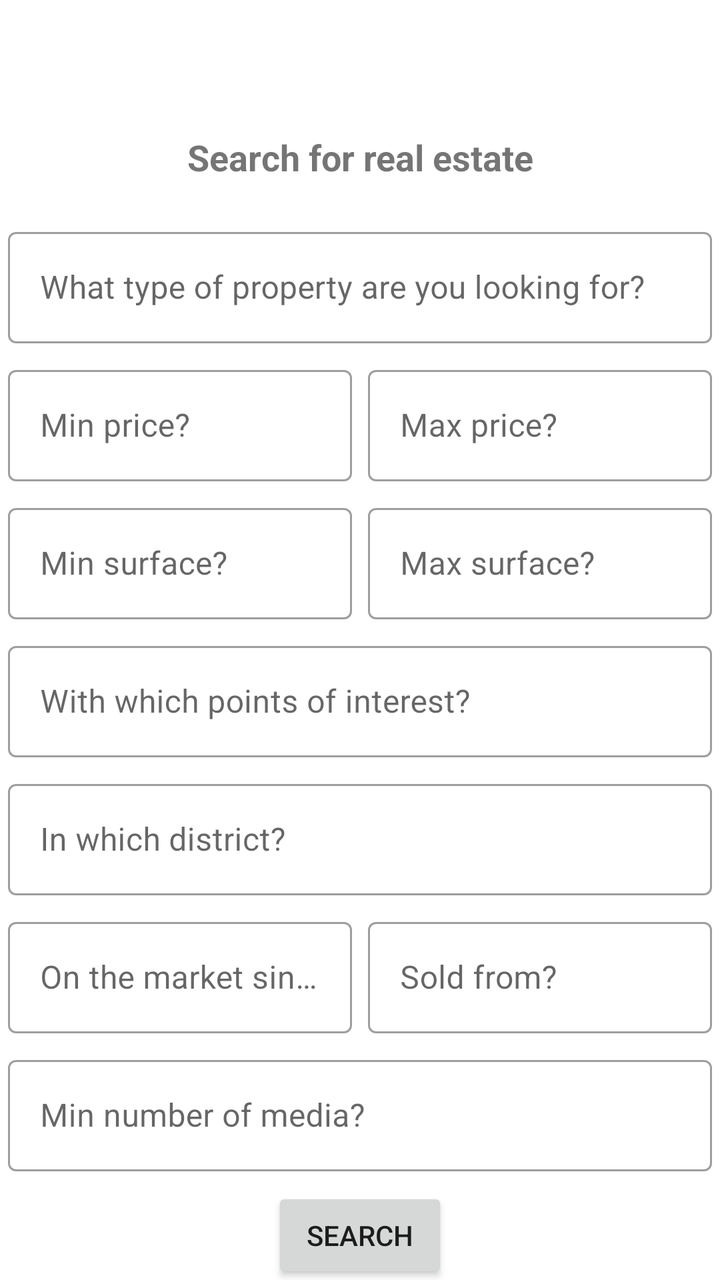
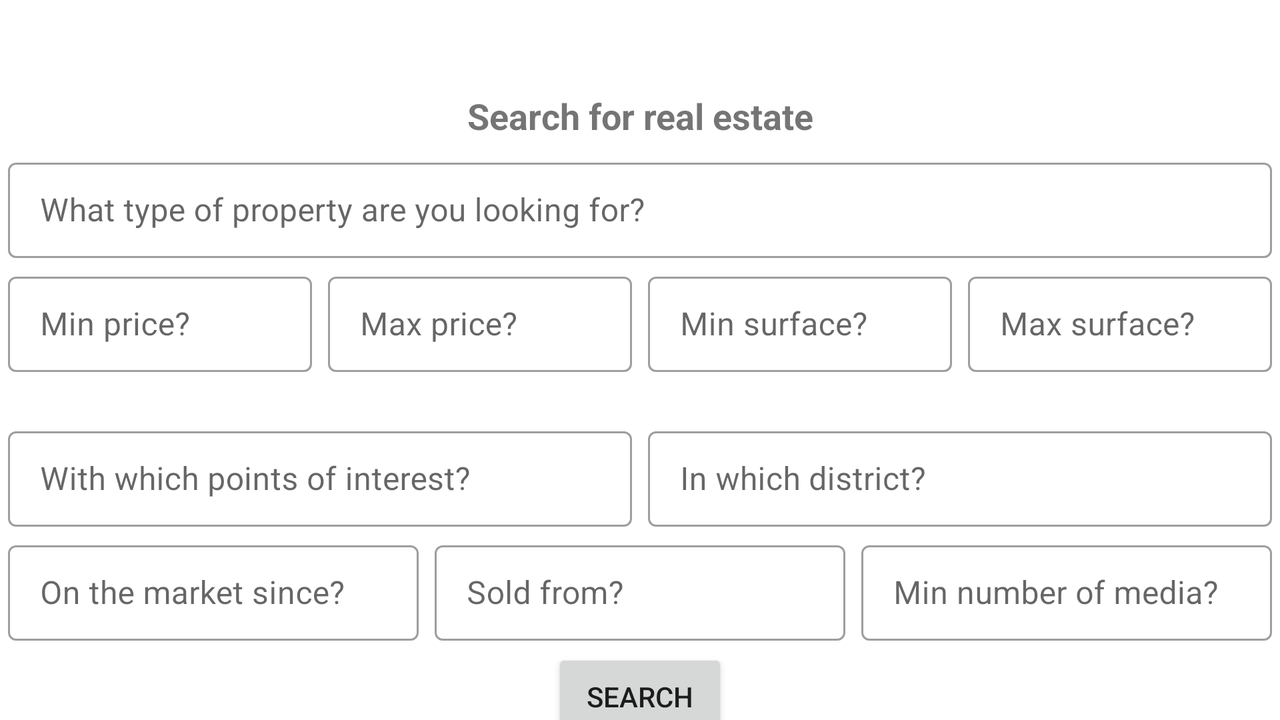

An Android layout and its configuration variant, each rendered on a device that would load it. The default file and the variant file are quoted in full after the pictures.
<!-- AndroidManifest.xml: application theme AppTheme -->
<!-- res/layout/activity_search.xml -->
<?xml version="1.0" encoding="utf-8"?>
<androidx.constraintlayout.widget.ConstraintLayout xmlns:android="http://schemas.android.com/apk/res/android"
    xmlns:app="http://schemas.android.com/apk/res-auto"
    xmlns:tools="http://schemas.android.com/tools"
    android:layout_width="match_parent"
    android:layout_height="match_parent"
    tools:context=".activities.SearchActivity">

    <include
        layout="@layout/toolbar"
        android:layout_width="match_parent"
        android:layout_height="wrap_content" />

    <TextView
        android:id="@+id/activity_search_title"
        android:layout_width="match_parent"
        android:layout_height="wrap_content"
        android:layout_margin="16dp"
        android:gravity="center_horizontal"
        android:text="@string/search_title"
        android:textSize="18sp"
        android:textStyle="bold"
        app:layout_constraintBottom_toTopOf="@+id/activity_search_type"
        app:layout_constraintTop_toBottomOf="@+id/toolbar" />

    <com.google.android.material.textfield.TextInputLayout
        android:id="@+id/activity_search_type"
        style="@style/Widget.MaterialComponents.TextInputLayout.OutlinedBox"
        android:layout_width="match_parent"
        android:layout_height="wrap_content"
        android:layout_margin="4dp"
        app:layout_constraintBottom_toTopOf="@+id/activity_search_price_min"
        app:layout_constraintTop_toBottomOf="@+id/activity_search_title">

        <com.google.android.material.textfield.TextInputEditText
            android:layout_width="match_parent"
            android:layout_height="match_parent"
            android:focusable="false"
            android:hint="@string/search_type"
            android:inputType="none" />

    </com.google.android.material.textfield.TextInputLayout>

    <com.google.android.material.textfield.TextInputLayout
        android:id="@+id/activity_search_price_min"
        style="@style/Widget.MaterialComponents.TextInputLayout.OutlinedBox"
        android:layout_width="0dp"
        android:layout_height="wrap_content"
        android:layout_margin="4dp"
        app:layout_constraintBottom_toTopOf="@+id/activity_search_surface_min"
        app:layout_constraintEnd_toStartOf="@+id/activity_search_price_max"
        app:layout_constraintStart_toStartOf="parent"
        app:layout_constraintTop_toBottomOf="@+id/activity_search_type">

        <com.google.android.material.textfield.TextInputEditText
            android:layout_width="match_parent"
            android:layout_height="match_parent"
            android:hint="@string/search_min_price"
            android:inputType="number" />

    </com.google.android.material.textfield.TextInputLayout>

    <com.google.android.material.textfield.TextInputLayout
        android:id="@+id/activity_search_price_max"
        style="@style/Widget.MaterialComponents.TextInputLayout.OutlinedBox"
        android:layout_width="0dp"
        android:layout_height="wrap_content"
        android:layout_margin="4dp"
        app:layout_constraintBaseline_toBaselineOf="@+id/activity_search_price_min"
        app:layout_constraintEnd_toEndOf="parent"
        app:layout_constraintStart_toEndOf="@+id/activity_search_price_min">

        <com.google.android.material.textfield.TextInputEditText
            android:layout_width="match_parent"
            android:layout_height="match_parent"
            android:hint="@string/search_max_price"
            android:inputType="number" />

    </com.google.android.material.textfield.TextInputLayout>

    <com.google.android.material.textfield.TextInputLayout
        android:id="@+id/activity_search_surface_min"
        style="@style/Widget.MaterialComponents.TextInputLayout.OutlinedBox"
        android:layout_width="0dp"
        android:layout_height="wrap_content"
        android:layout_margin="4dp"
        app:layout_constraintBottom_toTopOf="@+id/activity_search_poi"
        app:layout_constraintEnd_toStartOf="@+id/activity_search_surface_max"
        app:layout_constraintStart_toStartOf="parent"
        app:layout_constraintTop_toBottomOf="@+id/activity_search_price_min">

        <com.google.android.material.textfield.TextInputEditText
            android:layout_width="match_parent"
            android:layout_height="match_parent"
            android:hint="@string/search_min_surface"
            android:inputType="number" />

    </com.google.android.material.textfield.TextInputLayout>

    <com.google.android.material.textfield.TextInputLayout
        android:id="@+id/activity_search_surface_max"
        style="@style/Widget.MaterialComponents.TextInputLayout.OutlinedBox"
        android:layout_width="0dp"
        android:layout_height="wrap_content"
        android:layout_margin="4dp"
        app:layout_constraintBaseline_toBaselineOf="@+id/activity_search_surface_min"
        app:layout_constraintEnd_toEndOf="parent"
        app:layout_constraintStart_toEndOf="@+id/activity_search_surface_min">

        <com.google.android.material.textfield.TextInputEditText
            android:layout_width="match_parent"
            android:layout_height="match_parent"
            android:hint="@string/search_max_surface"
            android:inputType="number" />

    </com.google.android.material.textfield.TextInputLayout>

    <com.google.android.material.textfield.TextInputLayout
        android:id="@+id/activity_search_poi"
        style="@style/Widget.MaterialComponents.TextInputLayout.OutlinedBox"
        android:layout_width="match_parent"
        android:layout_height="wrap_content"
        android:layout_margin="4dp"
        app:layout_constraintBottom_toTopOf="@+id/activity_search_district"
        app:layout_constraintTop_toBottomOf="@+id/activity_search_surface_min">

        <com.google.android.material.textfield.TextInputEditText
            android:layout_width="match_parent"
            android:layout_height="match_parent"
            android:focusable="false"
            android:hint="@string/search_poi"
            android:inputType="none" />

    </com.google.android.material.textfield.TextInputLayout>

    <com.google.android.material.textfield.TextInputLayout
        android:id="@+id/activity_search_district"
        style="@style/Widget.MaterialComponents.TextInputLayout.OutlinedBox"
        android:layout_width="match_parent"
        android:layout_height="wrap_content"
        android:layout_margin="4dp"
        app:layout_constraintBottom_toTopOf="@+id/activity_search_entry_date"
        app:layout_constraintTop_toBottomOf="@+id/activity_search_poi">

        <com.google.android.material.textfield.TextInputEditText
            android:layout_width="match_parent"
            android:layout_height="match_parent"
            android:hint="@string/search_district"
            android:inputType="text" />

    </com.google.android.material.textfield.TextInputLayout>

    <com.google.android.material.textfield.TextInputLayout
        android:id="@+id/activity_search_entry_date"
        style="@style/Widget.MaterialComponents.TextInputLayout.OutlinedBox"
        android:layout_width="0dp"
        android:layout_height="wrap_content"
        android:layout_margin="4dp"
        app:layout_constraintBottom_toTopOf="@+id/activity_search_media"
        app:layout_constraintEnd_toStartOf="@+id/activity_search_sale_date"
        app:layout_constraintStart_toStartOf="parent"
        app:layout_constraintTop_toBottomOf="@+id/activity_search_district">

        <com.google.android.material.textfield.TextInputEditText
            android:layout_width="match_parent"
            android:layout_height="match_parent"
            android:focusable="false"
            android:hint="@string/search_entry_date"
            android:inputType="none" />

    </com.google.android.material.textfield.TextInputLayout>

    <com.google.android.material.textfield.TextInputLayout
        android:id="@+id/activity_search_sale_date"
        style="@style/Widget.MaterialComponents.TextInputLayout.OutlinedBox"
        android:layout_width="0dp"
        android:layout_height="wrap_content"
        android:layout_margin="4dp"
        app:layout_constraintBaseline_toBaselineOf="@+id/activity_search_entry_date"
        app:layout_constraintEnd_toEndOf="parent"
        app:layout_constraintStart_toEndOf="@+id/activity_search_entry_date">

        <com.google.android.material.textfield.TextInputEditText
            android:layout_width="match_parent"
            android:layout_height="match_parent"
            android:focusable="false"
            android:hint="@string/search_sale_date"
            android:inputType="none" />

    </com.google.android.material.textfield.TextInputLayout>

    <com.google.android.material.textfield.TextInputLayout
        android:id="@+id/activity_search_media"
        style="@style/Widget.MaterialComponents.TextInputLayout.OutlinedBox"
        android:layout_width="match_parent"
        android:layout_height="wrap_content"
        android:layout_margin="4dp"
        app:layout_constraintBottom_toTopOf="@+id/activity_search_button"
        app:layout_constraintTop_toBottomOf="@+id/activity_search_entry_date">

        <com.google.android.material.textfield.TextInputEditText
            android:layout_width="match_parent"
            android:layout_height="match_parent"
            android:hint="@string/search_media_number"
            android:inputType="number" />

    </com.google.android.material.textfield.TextInputLayout>

    <Button
        android:id="@+id/activity_search_button"
        android:layout_width="wrap_content"
        android:layout_height="wrap_content"
        android:layout_margin="4dp"
        android:text="@string/search_button"
        app:layout_constraintBottom_toBottomOf="parent"
        app:layout_constraintEnd_toEndOf="parent"
        app:layout_constraintStart_toStartOf="parent"
        app:layout_constraintTop_toBottomOf="@+id/activity_search_media" />

</androidx.constraintlayout.widget.ConstraintLayout>
<!-- res/layout/toolbar.xml (included above) -->
<?xml version="1.0" encoding="utf-8"?>
<androidx.appcompat.widget.Toolbar xmlns:android="http://schemas.android.com/apk/res/android"
    xmlns:tools="http://schemas.android.com/tools"
    android:id="@+id/toolbar"
    android:layout_width="match_parent"
    android:layout_height="wrap_content"
    android:elevation="8dp"
    android:minHeight="?attr/actionBarSize"
    tools:targetApi="LOLLIPOP" />
<!-- resources referenced by this layout -->
<resources>
  <string name="search_button">Search</string>
  <string name="search_district">In which district?</string>
  <string name="search_entry_date">On the market since?</string>
  <string name="search_max_price">Max price?</string>
  <string name="search_max_surface">Max surface?</string>
  <string name="search_media_number">Min number of media?</string>
  <string name="search_min_price">Min price?</string>
  <string name="search_min_surface">Min surface?</string>
  <string name="search_poi">With which points of interest?</string>
  <string name="search_sale_date">Sold from?</string>
  <string name="search_title">Search for real estate</string>
  <string name="search_type">What type of property are you looking for?</string>
  <style name="AppTheme" parent="Theme.MaterialComponents.Light.NoActionBar">
          
          <item name="colorPrimary">@color/colorPrimary</item>
          <item name="colorPrimaryDark">@color/colorPrimaryDark</item>
          <item name="colorAccent">@color/colorAccent</item>
  
          <item name="colorControlNormal">@android:color/white</item>
      </style>
  <color name="colorPrimary">#607d8b</color>
  <color name="colorPrimaryDark">#34515e</color>
  <color name="colorAccent">#8b6e60</color>
</resources>
<!-- res/layout-land/activity_search.xml (the author's variant of the layout above) -->
<!-- drawn on the phone turned sideways -->
<?xml version="1.0" encoding="utf-8"?>
<androidx.constraintlayout.widget.ConstraintLayout xmlns:android="http://schemas.android.com/apk/res/android"
    xmlns:app="http://schemas.android.com/apk/res-auto"
    xmlns:tools="http://schemas.android.com/tools"
    android:layout_width="match_parent"
    android:layout_height="match_parent"
    tools:context=".activities.SearchActivity">

    <include
        layout="@layout/toolbar"
        android:layout_width="match_parent"
        android:layout_height="wrap_content" />

    <TextView
        android:id="@+id/activity_search_title"
        android:layout_width="match_parent"
        android:layout_height="wrap_content"
        android:layout_margin="4dp"
        android:gravity="center_horizontal"
        android:text="@string/search_title"
        android:textSize="18sp"
        android:textStyle="bold"
        app:layout_constraintBottom_toTopOf="@+id/activity_search_type"
        app:layout_constraintTop_toBottomOf="@+id/toolbar" />

    <com.google.android.material.textfield.TextInputLayout
        android:id="@+id/activity_search_type"
        style="@style/Widget.MaterialComponents.TextInputLayout.OutlinedBox.Dense"
        android:layout_width="match_parent"
        android:layout_height="wrap_content"
        android:layout_marginStart="4dp"
        android:layout_marginTop="2dp"
        android:layout_marginEnd="4dp"
        android:layout_marginBottom="2dp"
        app:layout_constraintBottom_toTopOf="@+id/activity_search_price_min"
        app:layout_constraintTop_toBottomOf="@+id/activity_search_title">

        <com.google.android.material.textfield.TextInputEditText
            android:layout_width="match_parent"
            android:layout_height="match_parent"
            android:focusable="false"
            android:hint="@string/search_type"
            android:inputType="none" />

    </com.google.android.material.textfield.TextInputLayout>

    <com.google.android.material.textfield.TextInputLayout
        android:id="@+id/activity_search_price_min"
        style="@style/Widget.MaterialComponents.TextInputLayout.OutlinedBox.Dense"
        android:layout_width="0dp"
        android:layout_height="wrap_content"
        android:layout_marginStart="4dp"
        android:layout_marginTop="2dp"
        android:layout_marginEnd="4dp"
        android:layout_marginBottom="2dp"
        app:errorEnabled="true"
        app:layout_constraintBottom_toTopOf="@+id/activity_search_poi"
        app:layout_constraintEnd_toStartOf="@+id/activity_search_price_max"
        app:layout_constraintStart_toStartOf="parent"
        app:layout_constraintTop_toBottomOf="@+id/activity_search_type">

        <com.google.android.material.textfield.TextInputEditText
            android:layout_width="match_parent"
            android:layout_height="match_parent"
            android:hint="@string/search_min_price"
            android:inputType="number" />

    </com.google.android.material.textfield.TextInputLayout>

    <com.google.android.material.textfield.TextInputLayout
        android:id="@+id/activity_search_price_max"
        style="@style/Widget.MaterialComponents.TextInputLayout.OutlinedBox.Dense"
        android:layout_width="0dp"
        android:layout_height="wrap_content"
        android:layout_marginStart="4dp"
        android:layout_marginTop="2dp"
        android:layout_marginEnd="4dp"
        android:layout_marginBottom="2dp"
        app:errorEnabled="true"
        app:layout_constraintBaseline_toBaselineOf="@+id/activity_search_price_min"
        app:layout_constraintEnd_toStartOf="@+id/activity_search_surface_min"
        app:layout_constraintStart_toEndOf="@+id/activity_search_price_min">

        <com.google.android.material.textfield.TextInputEditText
            android:layout_width="match_parent"
            android:layout_height="match_parent"
            android:hint="@string/search_max_price"
            android:inputType="number" />

    </com.google.android.material.textfield.TextInputLayout>

    <com.google.android.material.textfield.TextInputLayout
        android:id="@+id/activity_search_surface_min"
        style="@style/Widget.MaterialComponents.TextInputLayout.OutlinedBox.Dense"
        android:layout_width="0dp"
        android:layout_height="wrap_content"
        android:layout_marginStart="4dp"
        android:layout_marginTop="2dp"
        android:layout_marginEnd="4dp"
        android:layout_marginBottom="2dp"
        app:layout_constraintBaseline_toBaselineOf="@+id/activity_search_price_max"
        app:layout_constraintEnd_toStartOf="@+id/activity_search_surface_max"
        app:layout_constraintStart_toEndOf="@+id/activity_search_price_max">

        <com.google.android.material.textfield.TextInputEditText
            android:layout_width="match_parent"
            android:layout_height="match_parent"
            android:hint="@string/search_min_surface"
            android:inputType="number" />

    </com.google.android.material.textfield.TextInputLayout>

    <com.google.android.material.textfield.TextInputLayout
        android:id="@+id/activity_search_surface_max"
        style="@style/Widget.MaterialComponents.TextInputLayout.OutlinedBox.Dense"
        android:layout_width="0dp"
        android:layout_height="wrap_content"
        android:layout_marginStart="4dp"
        android:layout_marginTop="2dp"
        android:layout_marginEnd="4dp"
        android:layout_marginBottom="2dp"
        app:layout_constraintBaseline_toBaselineOf="@+id/activity_search_surface_min"
        app:layout_constraintEnd_toEndOf="parent"
        app:layout_constraintStart_toEndOf="@+id/activity_search_surface_min">

        <com.google.android.material.textfield.TextInputEditText
            android:layout_width="match_parent"
            android:layout_height="match_parent"
            android:hint="@string/search_max_surface"
            android:inputType="number" />

    </com.google.android.material.textfield.TextInputLayout>

    <com.google.android.material.textfield.TextInputLayout
        android:id="@+id/activity_search_poi"
        style="@style/Widget.MaterialComponents.TextInputLayout.OutlinedBox.Dense"
        android:layout_width="0dp"
        android:layout_height="wrap_content"
        android:layout_marginStart="4dp"
        android:layout_marginTop="2dp"
        android:layout_marginEnd="4dp"
        android:layout_marginBottom="2dp"
        app:layout_constraintBottom_toTopOf="@+id/activity_search_entry_date"
        app:layout_constraintEnd_toStartOf="@+id/activity_search_district"
        app:layout_constraintStart_toStartOf="parent"
        app:layout_constraintTop_toBottomOf="@+id/activity_search_price_min">

        <com.google.android.material.textfield.TextInputEditText
            android:layout_width="match_parent"
            android:layout_height="match_parent"
            android:focusable="false"
            android:hint="@string/search_poi"
            android:inputType="none" />

    </com.google.android.material.textfield.TextInputLayout>

    <com.google.android.material.textfield.TextInputLayout
        android:id="@+id/activity_search_district"
        style="@style/Widget.MaterialComponents.TextInputLayout.OutlinedBox.Dense"
        android:layout_width="0dp"
        android:layout_height="wrap_content"
        android:layout_marginStart="4dp"
        android:layout_marginTop="2dp"
        android:layout_marginEnd="4dp"
        android:layout_marginBottom="2dp"
        app:layout_constraintBottom_toTopOf="@+id/activity_search_entry_date"
        app:layout_constraintEnd_toEndOf="parent"
        app:layout_constraintStart_toEndOf="@+id/activity_search_poi"
        app:layout_constraintTop_toBottomOf="@+id/activity_search_price_min">

        <com.google.android.material.textfield.TextInputEditText
            android:layout_width="match_parent"
            android:layout_height="match_parent"
            android:hint="@string/search_district"
            android:inputType="text" />

    </com.google.android.material.textfield.TextInputLayout>

    <com.google.android.material.textfield.TextInputLayout
        android:id="@+id/activity_search_entry_date"
        style="@style/Widget.MaterialComponents.TextInputLayout.OutlinedBox.Dense"
        android:layout_width="0dp"
        android:layout_height="wrap_content"
        android:layout_marginStart="4dp"
        android:layout_marginTop="2dp"
        android:layout_marginEnd="4dp"
        android:layout_marginBottom="2dp"
        app:layout_constraintBottom_toTopOf="@+id/activity_search_button"
        app:layout_constraintEnd_toStartOf="@+id/activity_search_sale_date"
        app:layout_constraintStart_toStartOf="parent"
        app:layout_constraintTop_toBottomOf="@+id/activity_search_poi">

        <com.google.android.material.textfield.TextInputEditText
            android:layout_width="match_parent"
            android:layout_height="match_parent"
            android:focusable="false"
            android:hint="@string/search_entry_date"
            android:inputType="none" />

    </com.google.android.material.textfield.TextInputLayout>

    <com.google.android.material.textfield.TextInputLayout
        android:id="@+id/activity_search_sale_date"
        style="@style/Widget.MaterialComponents.TextInputLayout.OutlinedBox.Dense"
        android:layout_width="0dp"
        android:layout_height="wrap_content"
        android:layout_marginStart="4dp"
        android:layout_marginTop="2dp"
        android:layout_marginEnd="4dp"
        android:layout_marginBottom="2dp"
        app:layout_constraintBaseline_toBaselineOf="@+id/activity_search_entry_date"
        app:layout_constraintEnd_toStartOf="@+id/activity_search_media"
        app:layout_constraintStart_toEndOf="@+id/activity_search_entry_date">

        <com.google.android.material.textfield.TextInputEditText
            android:layout_width="match_parent"
            android:layout_height="match_parent"
            android:focusable="false"
            android:hint="@string/search_sale_date"
            android:inputType="none" />

    </com.google.android.material.textfield.TextInputLayout>

    <com.google.android.material.textfield.TextInputLayout
        android:id="@+id/activity_search_media"
        style="@style/Widget.MaterialComponents.TextInputLayout.OutlinedBox.Dense"
        android:layout_width="0dp"
        android:layout_height="wrap_content"
        android:layout_marginStart="4dp"
        android:layout_marginTop="2dp"
        android:layout_marginEnd="4dp"
        android:layout_marginBottom="2dp"
        app:layout_constraintBottom_toTopOf="@+id/activity_search_button"
        app:layout_constraintEnd_toEndOf="parent"
        app:layout_constraintStart_toEndOf="@+id/activity_search_sale_date"
        app:layout_constraintTop_toBottomOf="@+id/activity_search_district">

        <com.google.android.material.textfield.TextInputEditText
            android:layout_width="match_parent"
            android:layout_height="match_parent"
            android:hint="@string/search_media_number"
            android:inputType="number" />

    </com.google.android.material.textfield.TextInputLayout>

    <Button
        android:id="@+id/activity_search_button"
        android:layout_width="wrap_content"
        android:layout_height="wrap_content"
        android:layout_marginTop="2dp"
        android:layout_marginBottom="2dp"
        android:text="@string/search_button"
        app:layout_constraintBottom_toBottomOf="parent"
        app:layout_constraintEnd_toEndOf="parent"
        app:layout_constraintStart_toStartOf="parent"
        app:layout_constraintTop_toBottomOf="@+id/activity_search_entry_date" />

</androidx.constraintlayout.widget.ConstraintLayout>
